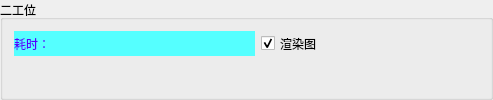
    <widget class="QGroupBox" name="groupBox_9">
     <property name="title">
      <string>二工位</string>
     </property>
     <layout class="QGridLayout" name="gridLayout_10">
      <item row="0" column="2">
       <widget class="QLabel" name="label_FourthResult">
        <property name="minimumSize">
         <size>
          <width>151</width>
          <height>0</height>
         </size>
        </property>
        <property name="maximumSize">
         <size>
          <width>151</width>
          <height>51</height>
         </size>
        </property>
        <property name="styleSheet">
         <string notr="true">image: url(:/CMainWindow/Resources/OK.svg);</string>
        </property>
        <property name="text">
         <string/>
        </property>
       </widget>
      </item>
      <item row="1" column="0" colspan="3">
       <widget class="MyLabel" name="label_FourthImage">
        <property name="styleSheet">
         <string notr="true">background-image: url(:/CMainWindow/Resources/background.png);</string>
        </property>
        <property name="text">
         <string/>
        </property>
       </widget>
      </item>
      <item row="0" column="0">
       <widget class="QLabel" name="label_FourthTime">
        <property name="minimumSize">
         <size>
          <width>241</width>
          <height>0</height>
         </size>
        </property>
        <property name="maximumSize">
         <size>
          <width>241</width>
          <height>51</height>
         </size>
        </property>
        <property name="styleSheet">
         <string notr="true">background-color: rgb(85, 255, 255);
color: rgb(85, 0, 255);</string>
        </property>
        <property name="text">
         <string>耗时：</string>
        </property>
       </widget>
      </item>
      <item row="0" column="1">
       <widget class="QCheckBox" name="checkBox_RenderThird_2">
        <property name="maximumSize">
         <size>
          <width>16777215</width>
          <height>51</height>
         </size>
        </property>
        <property name="text">
         <string>渲染图</string>
        </property>
        <property name="checked">
         <bool>true</bool>
        </property>
       </widget>
      </item>
     </layout>
    </widget>
